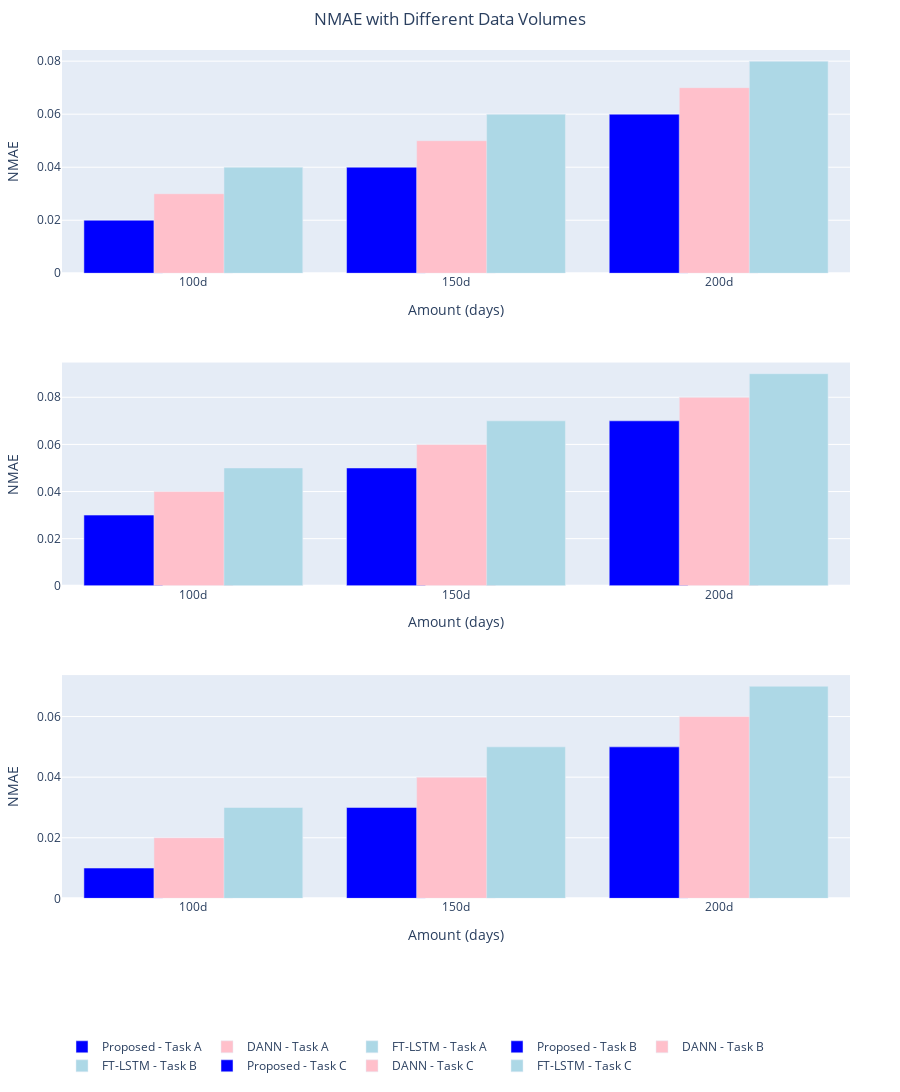

The code cell stored with this chart in its notebook:
### Code cell
import plotly.graph_objects as go
import pandas as pd

# Define pseudo data for the bar charts
categories = ['100d', '150d', '200d']  # Amount (days)

data = {
    "Task A": {
        "Proposed": [0.02, 0.04, 0.06],
        "DANN": [0.03, 0.05, 0.07],
        "FT-LSTM": [0.04, 0.06, 0.08]
    },
    "Task B": {
        "Proposed": [0.03, 0.05, 0.07],
        "DANN": [0.04, 0.06, 0.08],
        "FT-LSTM": [0.05, 0.07, 0.09]
    },
    "Task C": {
        "Proposed": [0.01, 0.03, 0.05],
        "DANN": [0.02, 0.04, 0.06],
        "FT-LSTM": [0.03, 0.05, 0.07]
    }
}

# Initialize the figure
fig = go.Figure()

# Add traces for each task
for i, (task, values) in enumerate(data.items(), start=1):
    fig.add_trace(go.Bar(
        x=categories,
        y=values['Proposed'],
        name=f"Proposed - {task}",
        marker_color='blue',
        width=0.3,  # Adjust bar width
        xaxis=f'x{i}',
        yaxis=f'y{i}'
    ))
    fig.add_trace(go.Bar(
        x=categories,
        y=values['DANN'],
        name=f"DANN - {task}",
        marker_color='pink',
        width=0.3,  # Adjust bar width
        xaxis=f'x{i}',
        yaxis=f'y{i}'
    ))
    fig.add_trace(go.Bar(
        x=categories,
        y=values['FT-LSTM'],
        name=f"FT-LSTM - {task}",
        marker_color='lightblue',
        width=0.3,  # Adjust bar width
        xaxis=f'x{i}',
        yaxis=f'y{i}'
    ))

# Update layout for vertical subplots with adjusted spacing
fig.update_layout(
    title="NMAE with Different Data Volumes",
    title_x=0.5,
    barmode='group',
    xaxis=dict(domain=[0, 1.0], title="Amount (days)", anchor="y"),
    yaxis=dict(domain=[0.75, 1.0], title="NMAE"),
    xaxis2=dict(domain=[0, 1.0], title="Amount (days)", anchor="y2"),
    yaxis2=dict(domain=[0.4, 0.65], title="NMAE"),
    xaxis3=dict(domain=[0, 1.0], title="Amount (days)", anchor="y3"),
    yaxis3=dict(domain=[0.05, 0.3], title="NMAE"),
    legend=dict(orientation="h", y=-0.1),  # Adjust legend position to avoid overlap
    margin=dict(t=50, b=50, l=50, r=50),  # Adjust margins for better spacing
    height=1500
)

# Show the plot
fig.show()

### Figure 1 — Plotly figure (JSON) as saved in the notebook; plotly's stock layout.template omitted (floating-point values rounded to 4 significant figures)
{"data": [{"marker": {"color": "blue"}, "name": "Proposed - Task A", "type": "bar", "width": 0.3, "x": ["100d", "150d", "200d"], "xaxis": "x", "y": [0.02, 0.04, 0.06], "yaxis": "y"}, {"marker": {"color": "pink"}, "name": "DANN - Task A", "type": "bar", "width": 0.3, "x": ["100d", "150d", "200d"], "xaxis": "x", "y": [0.03, 0.05, 0.07], "yaxis": "y"}, {"marker": {"color": "lightblue"}, "name": "FT-LSTM - Task A", "type": "bar", "width": 0.3, "x": ["100d", "150d", "200d"], "xaxis": "x", "y": [0.04, 0.06, 0.08], "yaxis": "y"}, {"marker": {"color": "blue"}, "name": "Proposed - Task B", "type": "bar", "width": 0.3, "x": ["100d", "150d", "200d"], "xaxis": "x2", "y": [0.03, 0.05, 0.07], "yaxis": "y2"}, {"marker": {"color": "pink"}, "name": "DANN - Task B", "type": "bar", "width": 0.3, "x": ["100d", "150d", "200d"], "xaxis": "x2", "y": [0.04, 0.06, 0.08], "yaxis": "y2"}, {"marker": {"color": "lightblue"}, "name": "FT-LSTM - Task B", "type": "bar", "width": 0.3, "x": ["100d", "150d", "200d"], "xaxis": "x2", "y": [0.05, 0.07, 0.09], "yaxis": "y2"}, {"marker": {"color": "blue"}, "name": "Proposed - Task C", "type": "bar", "width": 0.3, "x": ["100d", "150d", "200d"], "xaxis": "x3", "y": [0.01, 0.03, 0.05], "yaxis": "y3"}, {"marker": {"color": "pink"}, "name": "DANN - Task C", "type": "bar", "width": 0.3, "x": ["100d", "150d", "200d"], "xaxis": "x3", "y": [0.02, 0.04, 0.06], "yaxis": "y3"}, {"marker": {"color": "lightblue"}, "name": "FT-LSTM - Task C", "type": "bar", "width": 0.3, "x": ["100d", "150d", "200d"], "xaxis": "x3", "y": [0.03, 0.05, 0.07], "yaxis": "y3"}], "layout": {"barmode": "group", "height": 1500, "legend": {"orientation": "h", "y": -0.1}, "margin": {"b": 50, "l": 50, "r": 50, "t": 50}, "title": {"text": "NMAE with Different Data Volumes", "x": 0.5}, "xaxis": {"anchor": "y", "domain": [0, 1], "title": {"text": "Amount (days)"}}, "xaxis2": {"anchor": "y2", "domain": [0, 1], "title": {"text": "Amount (days)"}}, "xaxis3": {"anchor": "y3", "domain": [0, 1], "title": {"text": "Amount (days)"}}, "yaxis": {"domain": [0.75, 1], "title": {"text": "NMAE"}}, "yaxis2": {"domain": [0.4, 0.65], "title": {"text": "NMAE"}}, "yaxis3": {"domain": [0.05, 0.3], "title": {"text": "NMAE"}}}}
